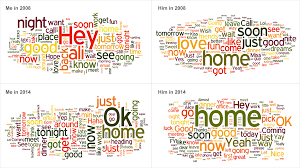
#> input picture 1.png, 300 x 168 px, given in place of cat.jpg, which was not available
$ python histogram2.py
#> lines starting #> are read from the running program, lines starting #| are printed output that depends on the picture; pictures that were not available may be replaced by others from this repository, and a replacement may not be noted
import cv2 as cv
import numpy as np
import matplotlib.pyplot as plt

img = cv.imread('picture/cat.jpg', cv.IMREAD_GRAYSCALE)
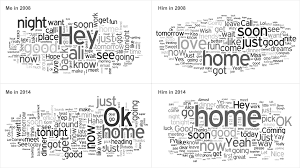
#> img: shape (168, 300); min 0, max 255, mean 228.3
assert img is not None, "image is not found"

equ = cv.equalizeHist(img)
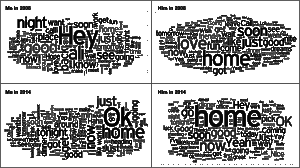
#> equ: shape (168, 300); min 0, max 255, mean 173.3
res = np.hstack((img,equ)) #stacking images side-by-side
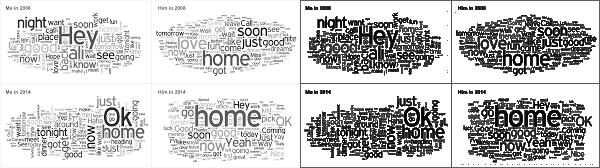
#> res: shape (168, 600); min 0, max 255, mean 200.8
cv.imshow('res.png',res)

# [27 lines of commented-out code are left out]


img = cv.imread('picture/tsukuba_l.PNG', cv.IMREAD_GRAYSCALE)
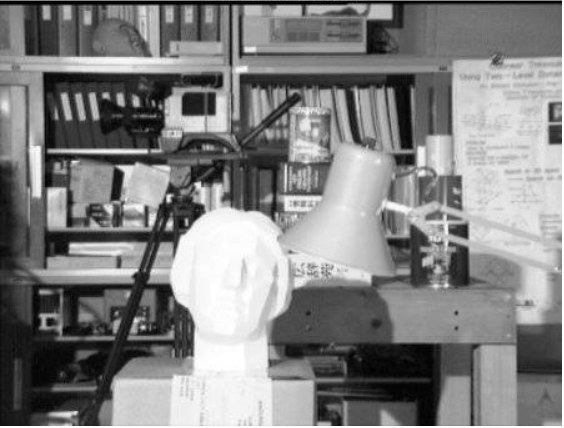
#> input picture picture/tsukuba_l.PNG, 564 x 428 px
#> img: shape (428, 564); min 0, max 255, mean 129.7
assert img is not None, "file could not be read, check with os.path.exists()"
# create a CLAHE object (Arguments are optional).
clahe = cv.createCLAHE(clipLimit=2.0, tileGridSize=(8,8))
cl1 = clahe.apply(img)
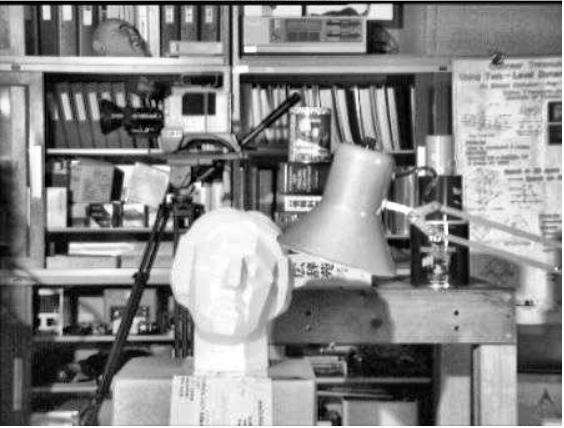
#> cl1: shape (428, 564); min 0, max 255, mean 136.6
cv.imshow('clahe_2.jpg',cl1)
cv.imshow('original', img)

cv.waitKey(0)
